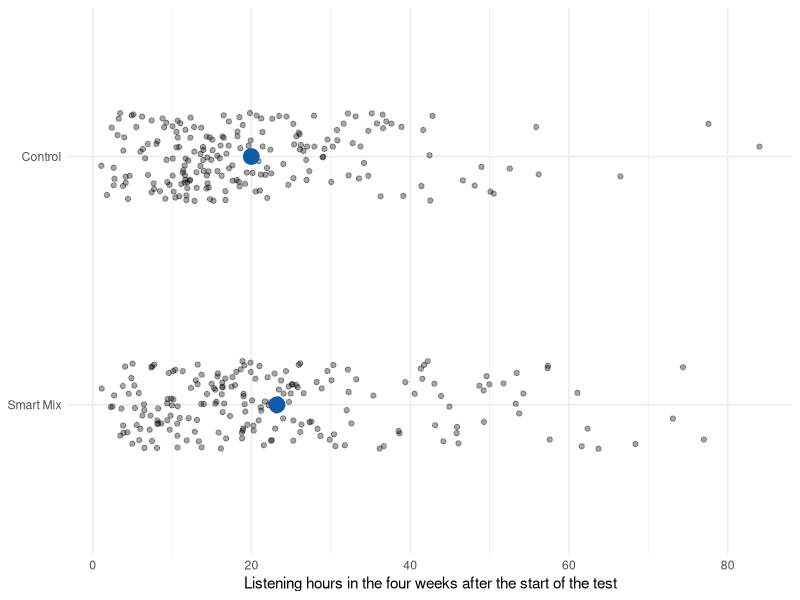
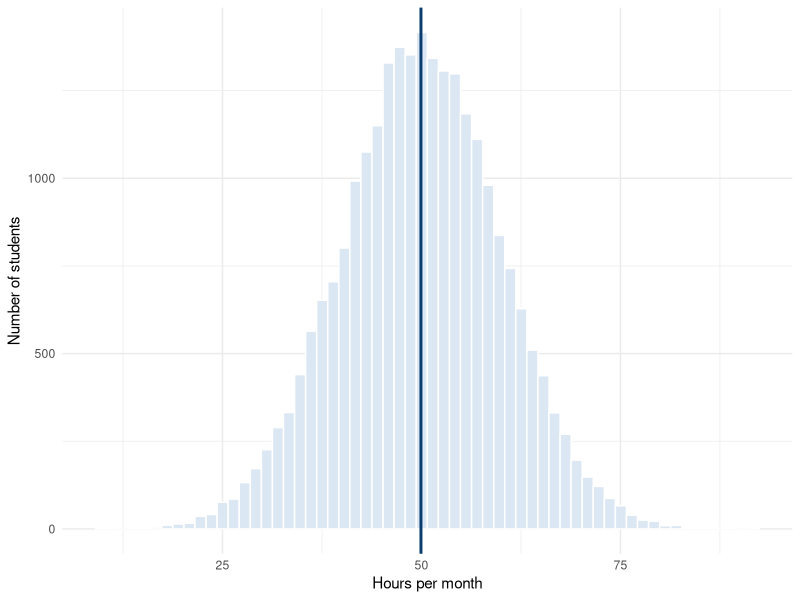
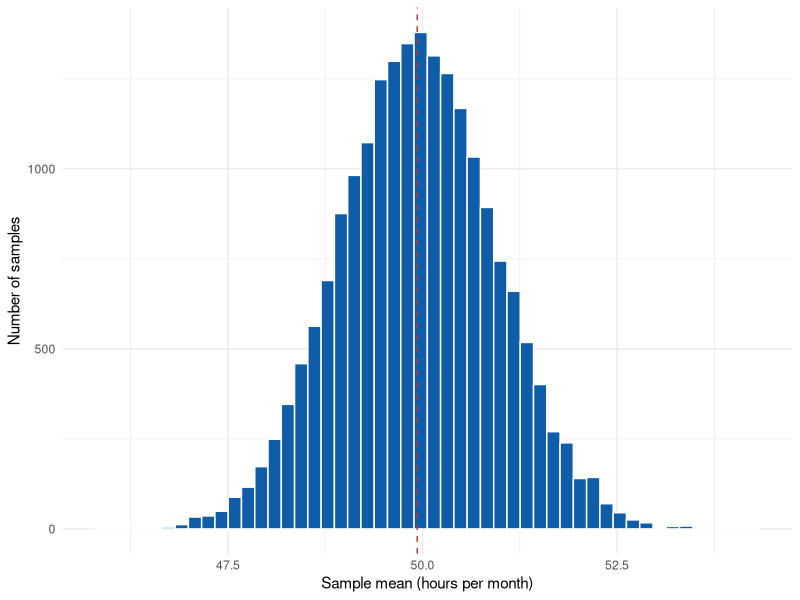
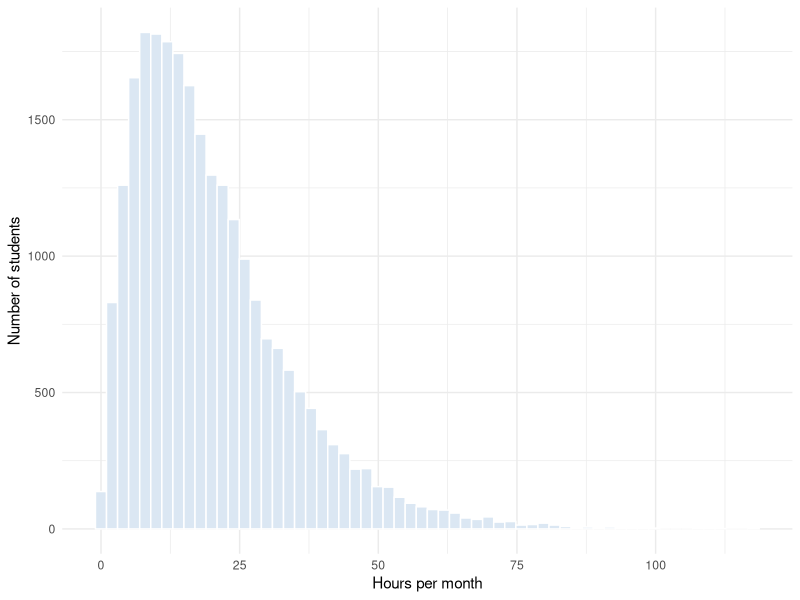
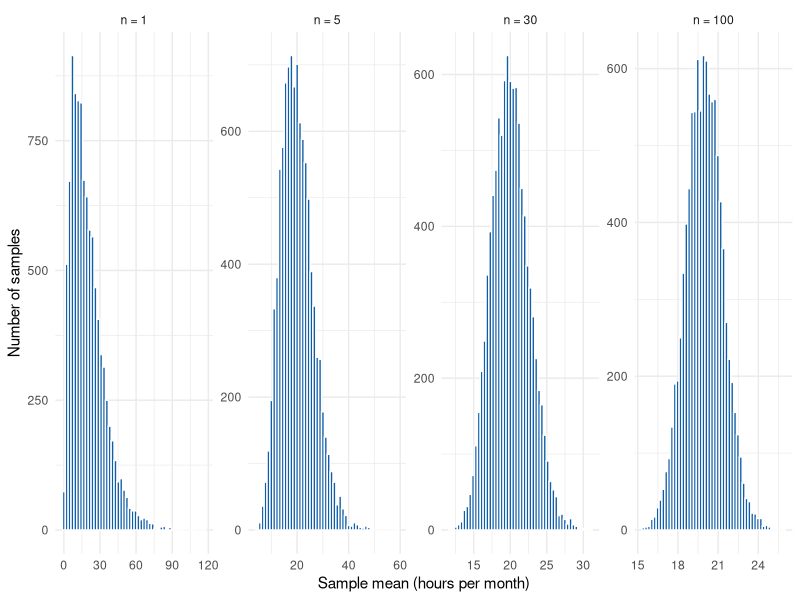

Recreate these plots in R, in order.
# ======================================================================
# Marketing Analytics — Chapter 3: Uncertainty
# Companion code to Chapter 3 of the course book. The chapter explains
# every step in detail; this script collects the code in one place.
# ======================================================================


# ----------------------------------------------------------------------
# 0. Setup
# ----------------------------------------------------------------------

library(tidyverse)
options(scipen = 999)


# ======================================================================
# 3.1 Motivation: an A/B test at a streaming service
# ======================================================================

# Simulated A/B test: 400 randomly selected users, randomly split into
# two groups of 200. The treatment group sees the new "Smart Mix" feature.
# Outcome: listening hours in the four weeks after the start of the test.
set.seed(31)
ab_test <- tibble(
  group = factor(rep(c("Control", "Smart Mix"), each = 200), levels = c("Smart Mix", "Control")),
  hours = c(rgamma(200, shape = 2, scale = 10), rgamma(200, shape = 2, scale = 11.5))
)

# Group means: Smart Mix users listened about 3 hours more
ab_test |>
  group_by(group) |>
  summarise(n = n(), mean_hours = mean(hours), sd_hours = sd(hours))

ggplot(ab_test, aes(x = group, y = hours)) +
  geom_jitter(width = 0.18, height = 0, alpha = 0.35) +
  stat_summary(fun = mean, geom = "point", color = "#0f5da8", size = 5) +
  coord_flip() +
  labs(x = NULL, y = "Listening hours in the four weeks after the start of the test") +
  theme_minimal()

# Real effect or noise? The t-test output is explained in Chapters 3 and 4
t.test(hours ~ group, data = ab_test)


# ======================================================================
# 3.3 Sampling variation
# ======================================================================

# A simulated population: monthly listening time (hours) of all
# 25,000 WU students. Because we simulate it, we know the true values.
set.seed(321)
population <- rnorm(25000, mean = 50, sd = 10)

mean(population)   # population mean (mu)
sd(population)     # population standard deviation (sigma)

ggplot(tibble(hours = population), aes(hours)) +
  geom_histogram(bins = 60, fill = "#dbe7f3", color = "white") +
  geom_vline(xintercept = mean(population), color = "#0a3d6e", linewidth = 1) +
  labs(x = "Hours per month", y = "Number of students") +
  theme_minimal()

# One random sample of 100 students ...
set.seed(6789)
sample_1 <- sample(population, size = 100)
mean(sample_1)

# ... and another one: a different mean (sampling variation)
sample_2 <- sample(population, size = 100)
mean(sample_2)

# The sampling distribution: the means of many samples
set.seed(12345)
sample_means <- replicate(20000, mean(sample(population, size = 100)))

mean(sample_means)   # close to the population mean
sd(sample_means)     # the standard error

ggplot(tibble(mean = sample_means), aes(mean)) +
  geom_histogram(bins = 50, fill = "#0f5da8", color = "white") +
  geom_vline(xintercept = mean(population), color = "#b03a2e", linetype = "dashed") +
  labs(x = "Sample mean (hours per month)", y = "Number of samples") +
  theme_minimal()


# ======================================================================
# 3.4 The standard error
# ======================================================================

# Standard error from the formula: sigma / sqrt(n)
sd(population) / sqrt(100)

# The square-root law: 4x the sample size, half the standard error
tibble(n = c(25, 100, 400, 1600)) |>
  mutate(se = sd(population) / sqrt(n))

# In practice we do not know sigma -> estimate it with the sample SD
sd(sample_1) / sqrt(length(sample_1))


# ======================================================================
# 3.5 The central limit theorem
# ======================================================================

# A right-skewed population (most students listen a moderate amount,
# a few listen a lot)
set.seed(321)
population_skewed <- rgamma(25000, shape = 2, scale = 10)

ggplot(tibble(hours = population_skewed), aes(hours)) +
  geom_histogram(bins = 60, fill = "#dbe7f3", color = "white") +
  labs(x = "Hours per month", y = "Number of students") +
  theme_minimal()

# Sample means for different sample sizes: the larger n, the more
# normal (and the narrower) the distribution of the sample means
set.seed(12345)
clt <- map_dfr(c(1, 5, 30, 100), function(size) {
  tibble(n    = paste("n =", size),
         mean = replicate(10000, mean(sample(population_skewed, size = size))))
}) |>
  mutate(n = fct_inorder(n))

ggplot(clt, aes(mean)) +
  geom_histogram(bins = 50, fill = "#0f5da8", color = "white") +
  facet_wrap(~ n, nrow = 1, scales = "free") +
  labs(x = "Sample mean (hours per month)", y = "Number of samples") +
  theme_minimal()


# ======================================================================
# 3.6 Confidence intervals
# ======================================================================

# Critical values
qnorm(0.975)           # normal distribution: 1.96
qt(0.975, df = 99)     # t-distribution with n = 100: 1.98
qt(0.975, df = 9)      # t-distribution with n = 10: 2.26

# How often does a 95% confidence interval contain the true mean?
# (100 samples, 100 intervals)
set.seed(12345)
intervals <- map_dfr(1:100, function(i) {
  x  <- sample(population, size = 100)
  se <- sd(x) / sqrt(100)
  tibble(sample = i,
         lower  = mean(x) - qt(0.975, 99) * se,
         upper  = mean(x) + qt(0.975, 99) * se)
}) |>
  mutate(contains_mu = lower <= mean(population) & upper >= mean(population))

count(intervals, contains_mu)   # about 95 of 100


# ======================================================================
# 3.8 Uncertainty in R: working with one sample
# ======================================================================

# A random sample of 100 students from the (unknown) skewed population
set.seed(6789)
listening <- tibble(hours = sample(population_skewed, size = 100))

# --- Confidence interval for a mean, step by step -----------------------
n    <- nrow(listening)
xbar <- mean(listening$hours)
se   <- sd(listening$hours) / sqrt(n)     # standard error of the mean
crit <- qt(0.975, df = n - 1)             # critical value (95%)

c(mean = xbar, se = se, lower = xbar - crit * se, upper = xbar + crit * se)

# --- The same in one line --------------------------------------------------
t.test(listening$hours)$conf.int

# --- Back to the A/B test: confidence intervals per group ----------------
ab_test |>
  group_by(group) |>
  summarise(
    n     = n(),
    mean  = mean(hours),
    se    = sd(hours) / sqrt(n),
    lower = mean - qt(0.975, n - 1) * se,
    upper = mean + qt(0.975, n - 1) * se
  )

# The confidence interval for the DIFFERENCE between the groups
# (computed by t.test(); explained in Chapter 4)
t.test(hours ~ group, data = ab_test)$conf.int

# --- Confidence interval for a share ----------------------------------------
# Share of students who listen more than 30 hours per month
p_hat <- mean(listening$hours > 30)
se_p  <- sqrt(p_hat * (1 - p_hat) / n)
c(share = p_hat, lower = p_hat - 1.96 * se_p, upper = p_hat + 1.96 * se_p)

prop.test(x = sum(listening$hours > 30), n = n)$conf.int

# --- The margin of error of a poll -----------------------------------------
# 1,000 respondents, share of about 50%
qnorm(0.975) * sqrt(0.5 * 0.5 / 1000)     # 0.031 = 3.1 percentage points

# --- Planning the sample size -----------------------------------------------
# Respondents needed for a margin of error of +/- 5 percentage points
me_target <- 0.05
ceiling(qnorm(0.975)^2 * 0.5 * 0.5 / me_target^2)
